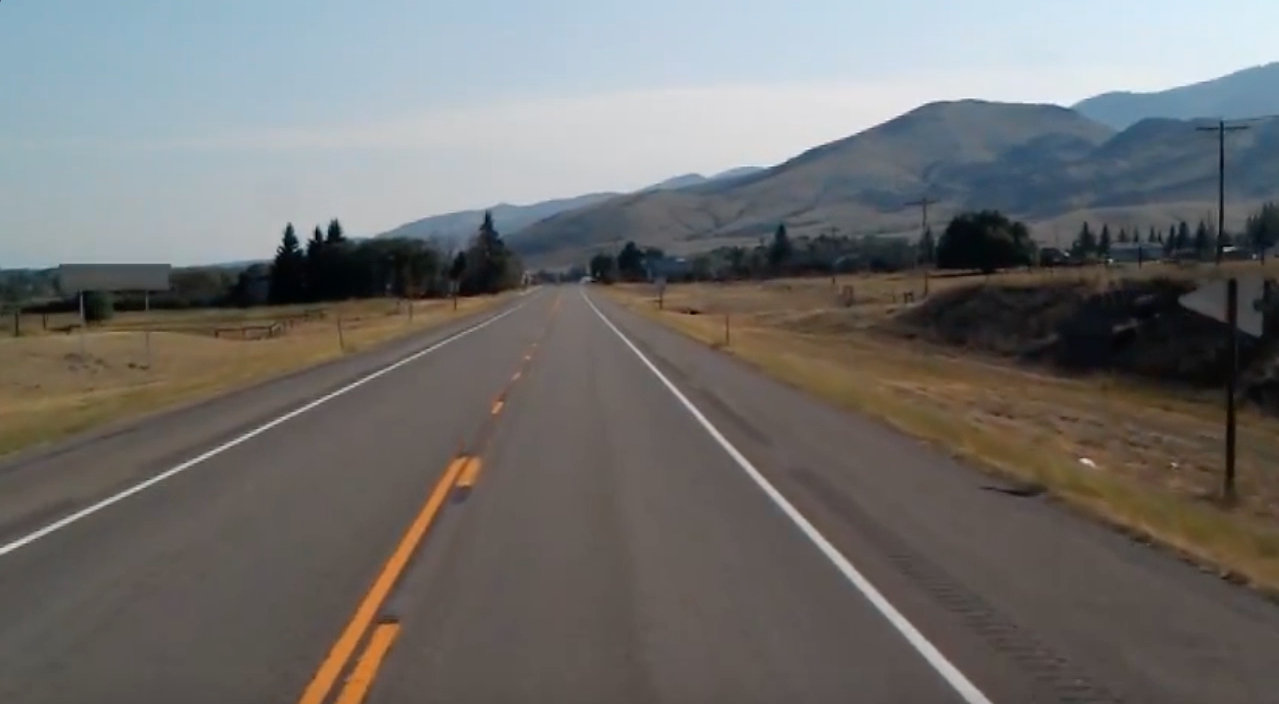
#> input picture classNotes/Lecture 22 - OpenCV _For Information Only_/test_image.jpg, 1279 x 704 px
$ jupyter execute --allow-errors 'Lecute - 19 Open CV - Edge Detection.ipynb'   (older library calls are emulated)
#> lines starting #> are read from the running program, lines starting #| are printed output that depends on the picture; after the words box and inside, x2 and y2 are one past the last pixel; in counts of white or black regions, pixels touching at a corner belong together
**Convert to Gray Scale**

### We convert to gray scale to increase the speed of or algorithum. Having a color image triples the amout of work needed by the processor

#> (a cell that did not finish here is left out)

#> (a cell that did not finish here is left out)

#> (a cell that did not finish here is left out)

# Blurring

Blurring refers to averaging the pixel values within a neighborhood. This is also called a low pass filter.
A low pass filter is a filter that allows low frequencies and blocks higher frequencies.
A simple way to build a low pass filter is by uniformly averaging the values in the neighborhood of a pixel.

We use what is called a Kernal to perform the blur

#> (a cell that did not finish here is left out)

#> (a cell that did not finish here is left out)

# Edge Detection
What is Edge Detection?
The easyest way to identify edge detection is to use Gradient which is the change in brightness over the change in pixes.

[cell 6]
#DO NOT RUN HERE
# Pure edge Detection

import cv2
import numpy as np

img = cv2.imread('test_image.jpg', cv2.IMREAD_GRAYSCALE)
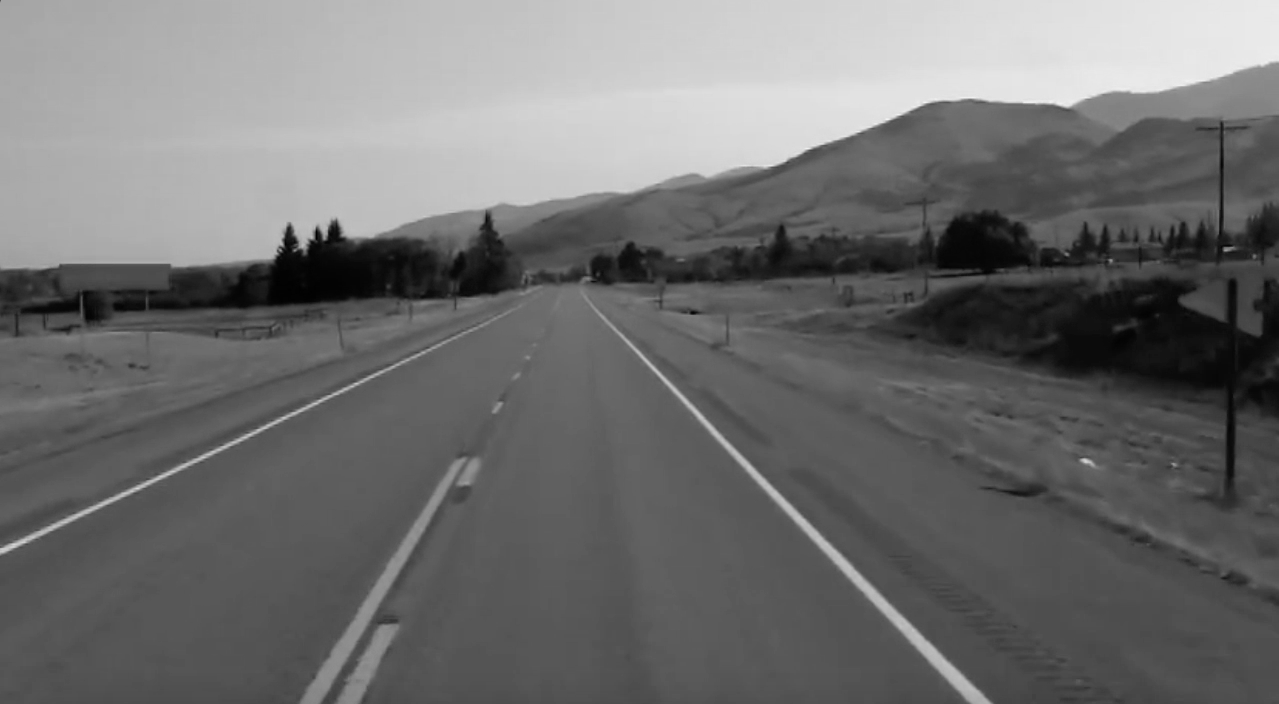
#> img: shape (704, 1279); min 0, max 243, mean 110.9
rows, cols = img.shape
#> rows = 704; cols = 1279

sobel_horizontal = cv2.Sobel(img, cv2.CV_64F, 1, 0, ksize=5)
sobel_vertical = cv2.Sobel(img, cv2.CV_64F, 0, 1, ksize=5)
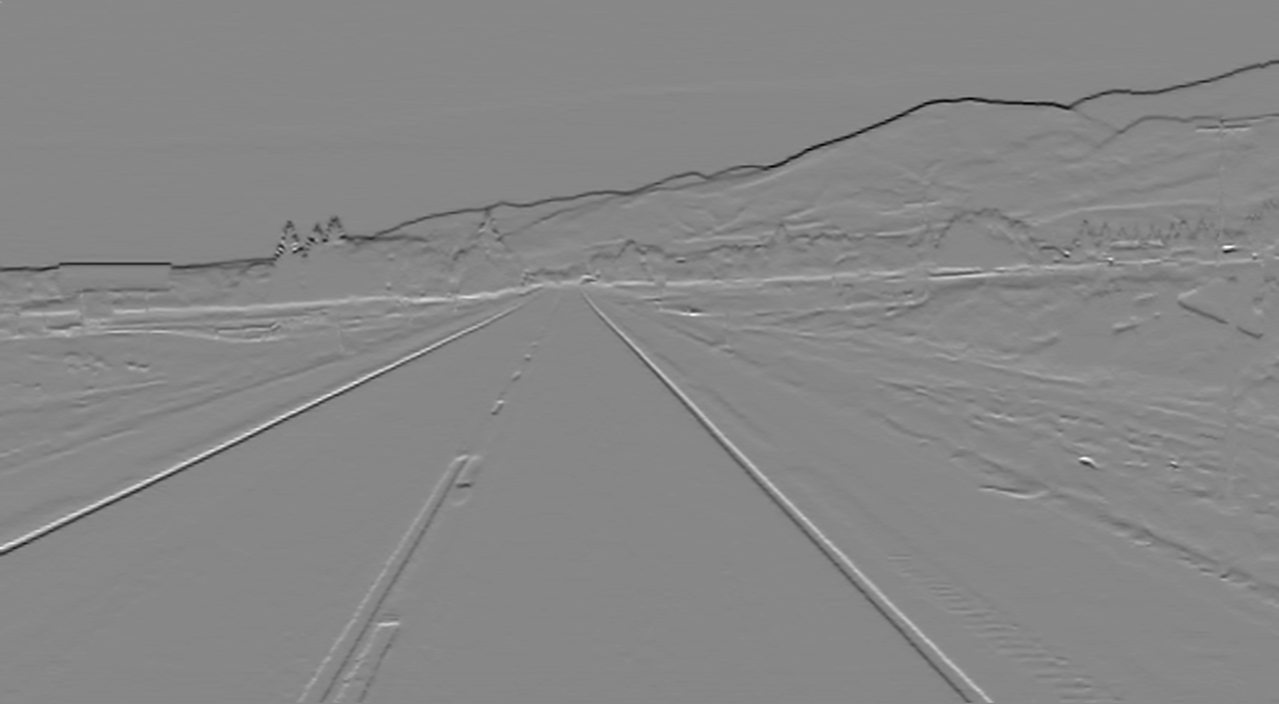
#> sobel_vertical: shape (704, 1279) float64; min -5976, max 5267, mean -21.9; drawn with min black and max white

cv2.imshow('Original', img)
cv2.imshow('Sobel horizontal', sobel_horizontal)
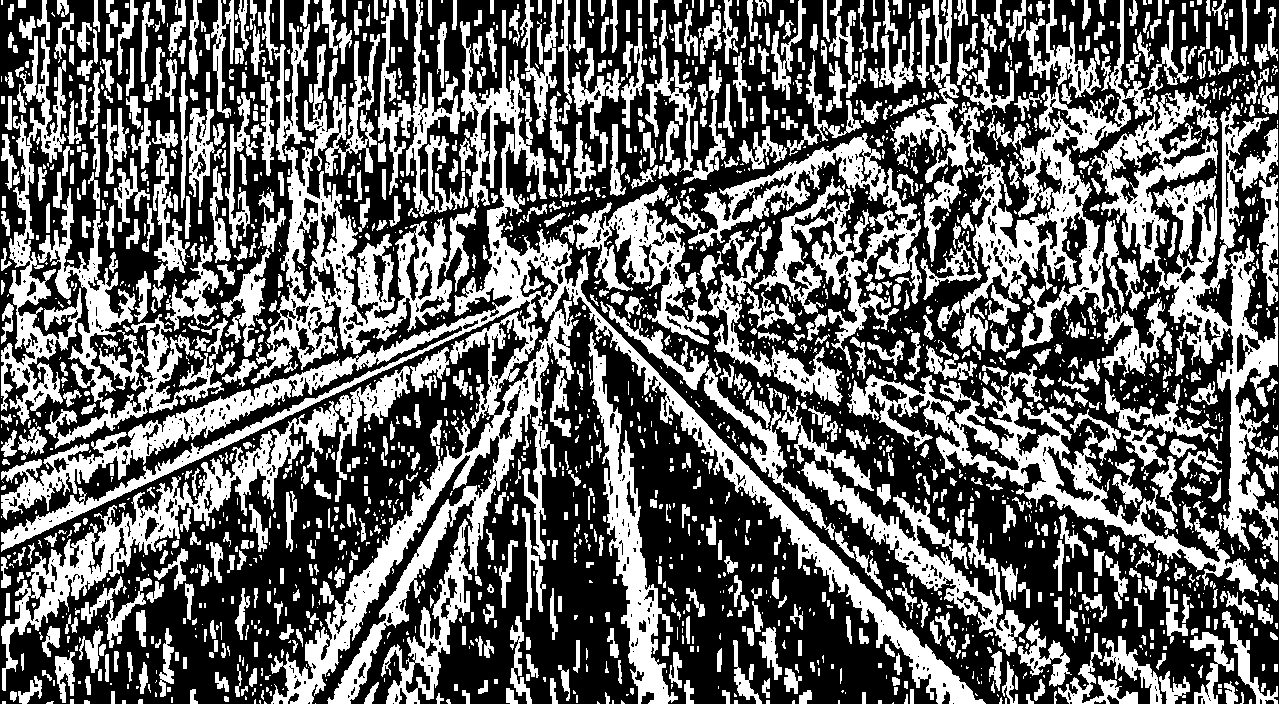
#> window 'Sobel horizontal': shape (704, 1279); 40.5% white; 2339 white regions (1320 under 20 px), largest, box (x1, y1, x2, y2) and area: (1, 21, 986, 704) 54088, (1091, 90, 1278, 562) 22136, (952, 0, 1189, 350) 16812
cv2.imshow('Sobel vertical', sobel_vertical)
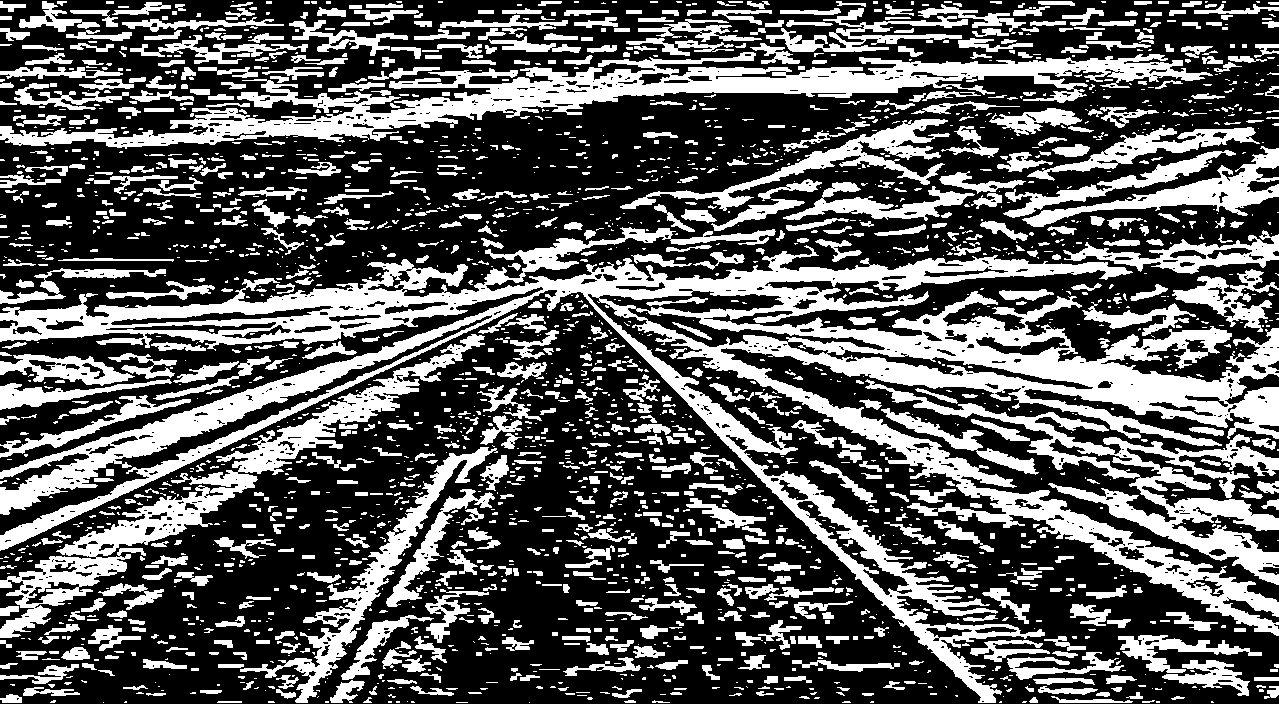
#> window 'Sobel vertical': shape (704, 1279); 35.9% white; 2473 white regions (1497 under 20 px), largest, box (x1, y1, x2, y2) and area: (0, 227, 1279, 703) 103894, (0, 52, 1213, 149) 28389, (0, 334, 485, 638) 14613
#plt.imshow(img,cmap='gray')
#plt.imshow(sobel_horizontal)
#> (the rest of this cell did not finish here and is left out)
